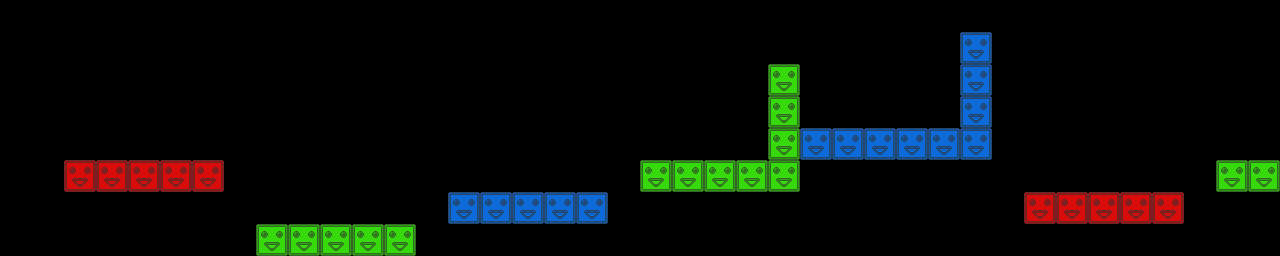

A 2D game scene composited from a Tiled map and its tileset images. What follows is a short description and the map's XML, with each tile layer's data collapsed to a summary:
An orthogonal 40x8 tile map with 32x32 px tiles, 3 tile layers (red, green, blue) and 9 objects.

<map version="1.0" orientation="orthogonal" renderorder="right-down" width="40" height="8" tilewidth="32" tileheight="32">
 <tileset firstgid="1" name="blocks" tilewidth="32" tileheight="32">
  <image source="blocks.png" width="96" height="32" />
 </tileset>
 <layer name="red" width="40" height="8">
  <data>[320 cells, 10 non-empty, 1 distinct tile ids]</data>
 </layer>
 <layer name="green" width="40" height="8">
  <data>[320 cells, 15 non-empty, 1 distinct tile ids]</data>
 </layer>
 <layer name="blue" width="40" height="8">
  <data>[320 cells, 14 non-empty, 1 distinct tile ids]</data>
 </layer>
 <objectgroup name="crystals">
  <object x="303" y="192">
   <ellipse />
  </object>
  <object x="500" y="164">
   <ellipse />
  </object>
  <object x="700" y="124">
   <ellipse />
  </object>
  <object x="887" y="101">
   <ellipse />
  </object>
  <object x="1100" y="162">
   <ellipse />
  </object>
  <object x="1250" y="138">
   <ellipse />
  </object>
 </objectgroup>
 <objectgroup name="spikes">
  <object x="174" y="132">
   <ellipse />
  </object>
  <object x="337" y="209">
   <ellipse />
  </object>
  <object x="1070" y="171">
   <ellipse />
  </object>
 </objectgroup>
</map>
